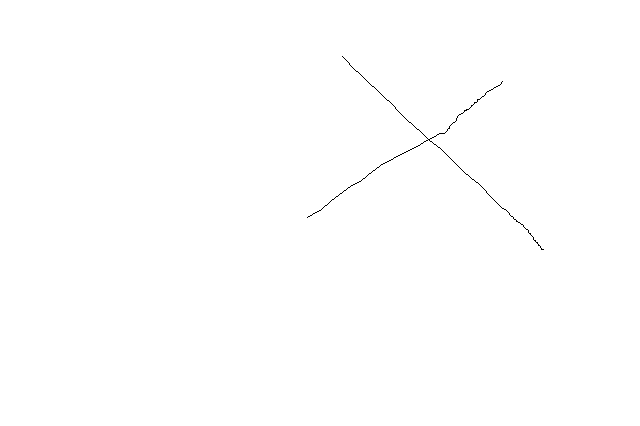
#> input picture Python/linii.png, 640 x 426 px, found by its file name
$ python hough_linii.py   (older library calls are emulated)
#> lines starting #> are read from the running program, lines starting #| are printed output that depends on the picture; after the words box and inside, x2 and y2 are one past the last pixel; in counts of white or black regions, pixels touching at a corner belong together
#> in main, `img = cv2.imread(original_img_path,0)`: img: shape (426, 640); 99.8% white; black in thin lines or dots, all inside (x1, y1, x2, y2) = (307, 56, 544, 250)
# -*- coding: utf-8 -*-
"""
Created on Fri Jun  1 17:17:28 2018

@author: dani
"""

import cv2
import math
import numpy as np


def Hough_lines(img):

    height, width = img.shape[:2]
#> height = 426; width = 640
    accumulator = np.zeros((180, int(math.sqrt(height ** 2 + width ** 2))), dtype=np.int)


    lines = np.array([[0, 0], [0, 0]])

    line_length = 10

    # look for every pixel
    for y in range(0, height):
        for x in range(0, width):
            # if pixel is black (possible part of a line)
            if img[y][x] < 20:
                line = []
                # try all angles
                for theta in range(0, 180):
                    p = int(x * math.cos(math.radians(theta)) + y * math.sin(math.radians(theta)))
                    accumulator[theta][p] += 1
                    # Check if it looks like line and if it's not in a list
                    if (accumulator[theta][p] > line_length) and (p not in lines[:, 0]) and (theta not in lines[:, 1]):
                        lines = np.vstack((lines, np.array([p, theta])))
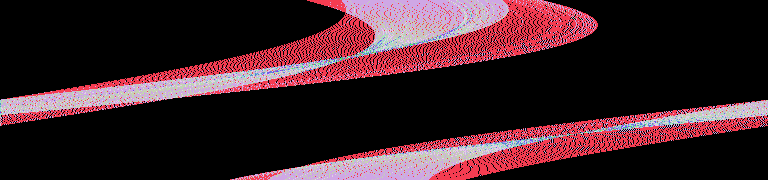
#> accumulator: shape (180, 768) int64; 52 distinct labels, from 0 to 94; one colour per label, 0 black

    # clean two first zeros
    lines = np.delete(lines, [0, 1], axis=0)

    return lines

# find all intersection
def line_intersection(p, theta, img):
    h, w = img.shape[:2]
    out = []
    theta = math.radians(theta)
    intersect = [int(round(p / math.sin(theta))), int(round((p - w * math.cos(theta)) / math.sin(theta))), int(round(p / math.cos(theta))),
                 int(round((p - h * math.sin(theta)) / math.cos(theta)))]
    if (intersect[0] > 0) and (intersect[0] < h):
        out.append((0, intersect[0]))
    if (intersect[1] > 0) and (intersect[1] < h):
        out.append((w, intersect[1]))

    if (intersect[2] > 0) and (intersect[2] < w):
        out.append((intersect[2], 0))
    if (intersect[3] > 0) and (intersect[3] < w):
        out.append((intersect[3], h))
    return out


def main():
    original_img_path = "C:/Users/danie/Desktop/linii.png"
    img = cv2.imread(original_img_path,0)
    lines = Hough_lines(img)
#> lines = 63 pairs, first value -334 to 440, second value 35 to 149
    print("lines:",lines)
#> (printed output is left out)

    for i in lines:
        points = line_intersection(i[0], i[1], img)
        print(points)
        cv2.line(img, points[0], points[1], [100])
#> this loop made 63 passes
#> (i, theta in line_intersection, intersect in line_intersection, points) on passes 1 to 10: ([-221, 139], 2.43, [-337, 399, 293, 663], [(640, 399), (293, 0)]), ([-226, 140], 2.44, [-352, 411, 295, 652], [(640, 411), (295, 0)]), ([-216, 138], 2.41, [-323, 388, 291, 674], [(640, 388), (291, 0)]), ([-231, 141], 2.46, [-367, 423, 297, 642], [(640, 423), (297, 0)]), ([-196, 134], 2.34, [-272, 346, 282, 723], [(640, 346), (282, 0)]), ([-202, 135], 2.36, [-286, 354, 286, 712], [(640, 354), (286, 0)]), ([-207, 136], 2.37, [-298, 365, 288, 699], [(640, 365), (288, 0)]), ([-169, 129], 2.25, [-217, 301, 269, 795], [(640, 301), (269, 0)]), ([-180, 131], 2.29, [-239, 318, 274, 764], [(640, 318), (274, 0)]), ([-191, 133], 2.32, [-261, 336, 280, 737], [(640, 336), (280, 0)])
#| [(640, 399), (293, 0)]
#| [(640, 411), (295, 0)]
#| [(640, 388), (291, 0)]
#| [(640, 423), (297, 0)]
#| [(640, 346), (282, 0)]
#| [(640, 354), (286, 0)]
#| [(640, 365), (288, 0)]
#| [(640, 301), (269, 0)]
#> (further printed lines are left out)
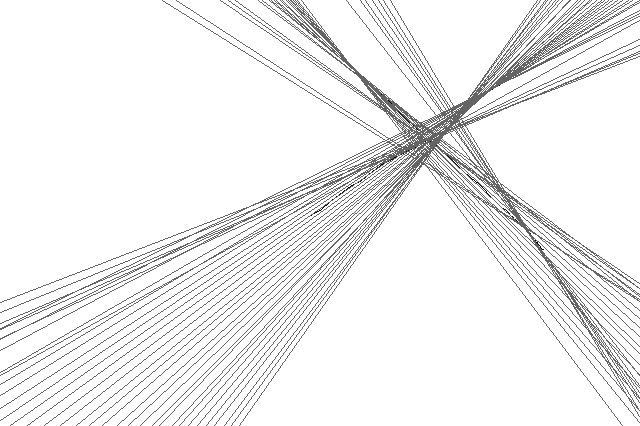
#> img: shape (426, 640); min 0, max 255, mean 240.3

    cv2.imshow('image', img)
    cv2.waitKey(0)
    cv2.destroyAllWindows()


if __name__ == "__main__":
    main()
